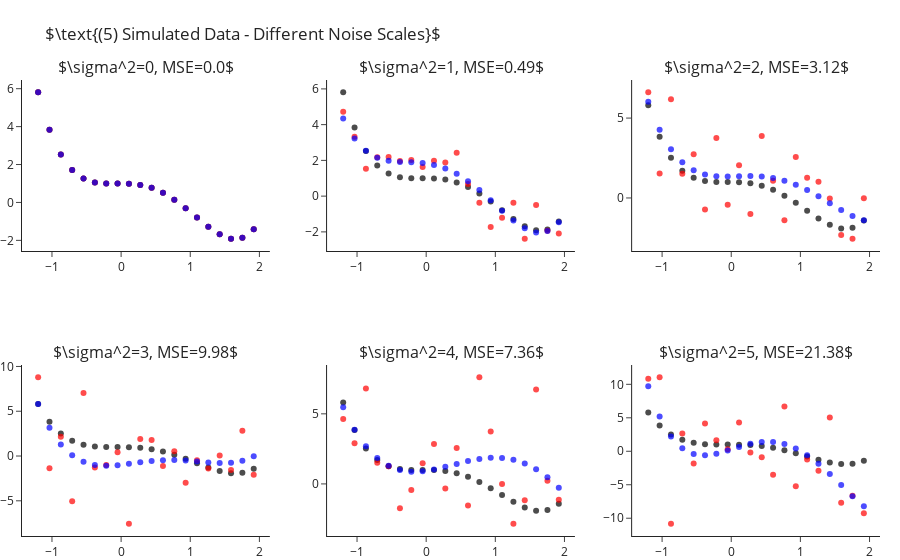

The cell this chart's notebook holds for it:
### Markdown cell above
How is it that we are able to fit "better" models for $k$s larger than the true one? As we increase $k$ we enable the model
more "degrees of freedom" to try and adapt itself to the observed data. The higher $k$ the more the learner will "go after
the noise" and miss the real signal of the data. In other words, what we have just observed is what is known as **overfitting**.

Later in the course we will learn methods for detection and avoidance of overfitting.


## Fitting Polynomial Over Different Sample Noise Levels

Next, let us set $k=4$ (the true values) and study the outputted models when training over different noise levels. Though
we will only be changing the scale of the noise (i.e. the variance, $\sigma^2$), changing other properties such as its
distribution is interesting too. As we would expect, as we increase the scale of the noise our error increases. We can
observe this also in a visual manner, where the fitted polynomial (in blue) less and less resembles the actual model (in black).

### Code cell
scales = range(6)
fig = make_subplots(2, 3, subplot_titles=list(map(str, scales)))
for i, s in enumerate(scales):
    r,c = i//3+1, i%3+1
    
    y = y_ + np.random.normal(scale=s, size=len(y_))
    y_hat = make_pipeline(PolynomialFeatures(4), LinearRegression(fit_intercept=False)).fit(X, y).predict(X)

    fig.add_traces([go.Scatter(x=x, y=y_, mode="markers", name="Real Points",  marker=dict(color="black", opacity=.7), showlegend=False),
                    go.Scatter(x=x, y=y, mode="markers", name="Observed Points",  marker=dict(color="red", opacity=.7), showlegend=False),
                    go.Scatter(x=x, y=y_hat, mode="markers", name="Predicted Points",  marker=dict(color="blue", opacity=.7), showlegend=False)], rows=r, cols=c)
    fig["layout"]["annotations"][i]["text"] = rf"$\sigma^2={{0}}, MSE={{1}}$".format(s, round(np.mean((y-y_hat)**2), 2))

fig.update_layout(title=r"$\text{(5) Simulated Data - Different Noise Scales}$", margin=dict(t=80)).show()

### Figure 1 — Plotly figure (JSON) as saved in the notebook; plotly's stock layout.template omitted (floating-point values rounded to 4 significant figures)
{"data": [{"marker": {"color": "black", "opacity": 0.7}, "mode": "markers", "name": "Real Points", "showlegend": false, "type": "scatter", "x": [-1.2, -1.036, -0.8718, -0.7077, -0.5436, -0.3795, -0.2154, -0.05128, 0.1128, 0.2769, 0.441, 0.6051, 0.7692, 0.9333, 1.097, 1.262, 1.426, 1.59, 1.754, 1.918], "xaxis": "x", "y": [5.81, 3.838, 2.523, 1.709, 1.261, 1.058, 0.9989, 0.999, 0.9909, 0.9251, 0.769, 0.5078, 0.1439, -0.3028, -0.7951, -1.278, -1.68, -1.912, -1.866, -1.418], "yaxis": "y"}, {"marker": {"color": "red", "opacity": 0.7}, "mode": "markers", "name": "Observed Points", "showlegend": false, "type": "scatter", "x": [-1.2, -1.036, -0.8718, -0.7077, -0.5436, -0.3795, -0.2154, -0.05128, 0.1128, 0.2769, 0.441, 0.6051, 0.7692, 0.9333, 1.097, 1.262, 1.426, 1.59, 1.754, 1.918], "xaxis": "x", "y": [5.81, 3.838, 2.523, 1.709, 1.261, 1.058, 0.9989, 0.999, 0.9909, 0.9251, 0.769, 0.5078, 0.1439, -0.3028, -0.7951, -1.278, -1.68, -1.912, -1.866, -1.418], "yaxis": "y"}, {"marker": {"color": "blue", "opacity": 0.7}, "mode": "markers", "name": "Predicted Points", "showlegend": false, "type": "scatter", "x": [-1.2, -1.036, -0.8718, -0.7077, -0.5436, -0.3795, -0.2154, -0.05128, 0.1128, 0.2769, 0.441, 0.6051, 0.7692, 0.9333, 1.097, 1.262, 1.426, 1.59, 1.754, 1.918], "xaxis": "x", "y": [5.81, 3.838, 2.523, 1.709, 1.261, 1.058, 0.9989, 0.999, 0.9909, 0.9251, 0.769, 0.5078, 0.1439, -0.3028, -0.7951, -1.278, -1.68, -1.912, -1.866, -1.418], "yaxis": "y"}, {"marker": {"color": "black", "opacity": 0.7}, "mode": "markers", "name": "Real Points", "showlegend": false, "type": "scatter", "x": [-1.2, -1.036, -0.8718, -0.7077, -0.5436, -0.3795, -0.2154, -0.05128, 0.1128, 0.2769, 0.441, 0.6051, 0.7692, 0.9333, 1.097, 1.262, 1.426, 1.59, 1.754, 1.918], "xaxis": "x2", "y": [5.81, 3.838, 2.523, 1.709, 1.261, 1.058, 0.9989, 0.999, 0.9909, 0.9251, 0.769, 0.5078, 0.1439, -0.3028, -0.7951, -1.278, -1.68, -1.912, -1.866, -1.418], "yaxis": "y2"}, {"marker": {"color": "red", "opacity": 0.7}, "mode": "markers", "name": "Observed Points", "showlegend": false, "type": "scatter", "x": [-1.2, -1.036, -0.8718, -0.7077, -0.5436, -0.3795, -0.2154, -0.05128, 0.1128, 0.2769, 0.441, 0.6051, 0.7692, 0.9333, 1.097, 1.262, 1.426, 1.59, 1.754, 1.918], "xaxis": "x2", "y": [4.719, 3.324, 1.539, 2.177, 2.187, 1.967, 2.024, 1.625, 1.985, 1.877, 2.431, 0.6845, -0.3638, -1.733, -1.21, -0.3718, -2.382, -0.4899, -1.942, -2.089], "yaxis": "y2"}, {"marker": {"color": "blue", "opacity": 0.7}, "mode": "markers", "name": "Predicted Points", "showlegend": false, "type": "scatter", "x": [-1.2, -1.036, -0.8718, -0.7077, -0.5436, -0.3795, -0.2154, -0.05128, 0.1128, 0.2769, 0.441, 0.6051, 0.7692, 0.9333, 1.097, 1.262, 1.426, 1.59, 1.754, 1.918], "xaxis": "x2", "y": [4.341, 3.225, 2.536, 2.154, 1.976, 1.912, 1.89, 1.85, 1.747, 1.552, 1.25, 0.8397, 0.3368, -0.2298, -0.8159, -1.363, -1.796, -2.029, -1.957, -1.463], "yaxis": "y2"}, {"marker": {"color": "black", "opacity": 0.7}, "mode": "markers", "name": "Real Points", "showlegend": false, "type": "scatter", "x": [-1.2, -1.036, -0.8718, -0.7077, -0.5436, -0.3795, -0.2154, -0.05128, 0.1128, 0.2769, 0.441, 0.6051, 0.7692, 0.9333, 1.097, 1.262, 1.426, 1.59, 1.754, 1.918], "xaxis": "x3", "y": [5.81, 3.838, 2.523, 1.709, 1.261, 1.058, 0.9989, 0.999, 0.9909, 0.9251, 0.769, 0.5078, 0.1439, -0.3028, -0.7951, -1.278, -1.68, -1.912, -1.866, -1.418], "yaxis": "y3"}, {"marker": {"color": "red", "opacity": 0.7}, "mode": "markers", "name": "Observed Points", "showlegend": false, "type": "scatter", "x": [-1.2, -1.036, -0.8718, -0.7077, -0.5436, -0.3795, -0.2154, -0.05128, 0.1128, 0.2769, 0.441, 0.6051, 0.7692, 0.9333, 1.097, 1.262, 1.426, 1.59, 1.754, 1.918], "xaxis": "x3", "y": [6.614, 1.524, 6.173, 1.511, 2.732, -0.7176, 3.747, -0.4244, 2.053, -1.004, 3.872, 1.079, -1.387, 2.563, 1.265, 1.022, -0.03964, -2.322, -2.55, -0.01881], "yaxis": "y3"}, {"marker": {"color": "blue", "opacity": 0.7}, "mode": "markers", "name": "Predicted Points", "showlegend": false, "type": "scatter", "x": [-1.2, -1.036, -0.8718, -0.7077, -0.5436, -0.3795, -0.2154, -0.05128, 0.1128, 0.2769, 0.441, 0.6051, 0.7692, 0.9333, 1.097, 1.262, 1.426, 1.59, 1.754, 1.918], "xaxis": "x3", "y": [6.026, 4.276, 3.046, 2.229, 1.729, 1.463, 1.354, 1.337, 1.358, 1.373, 1.346, 1.254, 1.082, 0.8264, 0.4938, 0.1006, -0.3268, -0.7516, -1.127, -1.395], "yaxis": "y3"}, {"marker": {"color": "black", "opacity": 0.7}, "mode": "markers", "name": "Real Points", "showlegend": false, "type": "scatter", "x": [-1.2, -1.036, -0.8718, -0.7077, -0.5436, -0.3795, -0.2154, -0.05128, 0.1128, 0.2769, 0.441, 0.6051, 0.7692, 0.9333, 1.097, 1.262, 1.426, 1.59, 1.754, 1.918], "xaxis": "x4", "y": [5.81, 3.838, 2.523, 1.709, 1.261, 1.058, 0.9989, 0.999, 0.9909, 0.9251, 0.769, 0.5078, 0.1439, -0.3028, -0.7951, -1.278, -1.68, -1.912, -1.866, -1.418], "yaxis": "y4"}, {"marker": {"color": "red", "opacity": 0.7}, "mode": "markers", "name": "Observed Points", "showlegend": false, "type": "scatter", "x": [-1.2, -1.036, -0.8718, -0.7077, -0.5436, -0.3795, -0.2154, -0.05128, 0.1128, 0.2769, 0.441, 0.6051, 0.7692, 0.9333, 1.097, 1.262, 1.426, 1.59, 1.754, 1.918], "xaxis": "x4", "y": [8.79, -1.369, 2.148, -5.053, 7.047, -1.28, -0.998, 0.4249, -7.557, 1.904, 1.802, -1.126, 0.5289, -2.993, -0.4818, -1.392, 0.04508, -1.548, 2.809, -2.082], "yaxis": "y4"}, {"marker": {"color": "blue", "opacity": 0.7}, "mode": "markers", "name": "Predicted Points", "showlegend": false, "type": "scatter", "x": [-1.2, -1.036, -0.8718, -0.7077, -0.5436, -0.3795, -0.2154, -0.05128, 0.1128, 0.2769, 0.441, 0.6051, 0.7692, 0.9333, 1.097, 1.262, 1.426, 1.59, 1.754, 1.918], "xaxis": "x4", "y": [5.805, 3.15, 1.294, 0.07944, -0.6397, -0.9908, -1.085, -1.018, -0.8687, -0.6993, -0.5562, -0.4694, -0.4528, -0.5035, -0.6028, -0.7154, -0.7899, -0.7583, -0.5367, -0.02457], "yaxis": "y4"}, {"marker": {"color": "black", "opacity": 0.7}, "mode": "markers", "name": "Real Points", "showlegend": false, "type": "scatter", "x": [-1.2, -1.036, -0.8718, -0.7077, -0.5436, -0.3795, -0.2154, -0.05128, 0.1128, 0.2769, 0.441, 0.6051, 0.7692, 0.9333, 1.097, 1.262, 1.426, 1.59, 1.754, 1.918], "xaxis": "x5", "y": [5.81, 3.838, 2.523, 1.709, 1.261, 1.058, 0.9989, 0.999, 0.9909, 0.9251, 0.769, 0.5078, 0.1439, -0.3028, -0.7951, -1.278, -1.68, -1.912, -1.866, -1.418], "yaxis": "y5"}, {"marker": {"color": "red", "opacity": 0.7}, "mode": "markers", "name": "Observed Points", "showlegend": false, "type": "scatter", "x": [-1.2, -1.036, -0.8718, -0.7077, -0.5436, -0.3795, -0.2154, -0.05128, 0.1128, 0.2769, 0.441, 0.6051, 0.7692, 0.9333, 1.097, 1.262, 1.426, 1.59, 1.754, 1.918], "xaxis": "x5", "y": [4.628, 2.904, 6.817, 1.518, 1.269, -1.734, -0.4424, 1.482, 2.854, -0.3343, 2.571, -1.543, 7.607, 3.747, -0.00504, -2.839, -1.17, 6.74, 0.2296, -1.122], "yaxis": "y5"}, {"marker": {"color": "blue", "opacity": 0.7}, "mode": "markers", "name": "Predicted Points", "showlegend": false, "type": "scatter", "x": [-1.2, -1.036, -0.8718, -0.7077, -0.5436, -0.3795, -0.2154, -0.05128, 0.1128, 0.2769, 0.441, 0.6051, 0.7692, 0.9333, 1.097, 1.262, 1.426, 1.59, 1.754, 1.918], "xaxis": "x5", "y": [5.472, 3.874, 2.684, 1.844, 1.297, 0.9906, 0.8748, 0.9028, 1.031, 1.219, 1.429, 1.627, 1.782, 1.867, 1.856, 1.728, 1.464, 1.049, 0.4702, -0.2806], "yaxis": "y5"}, {"marker": {"color": "black", "opacity": 0.7}, "mode": "markers", "name": "Real Points", "showlegend": false, "type": "scatter", "x": [-1.2, -1.036, -0.8718, -0.7077, -0.5436, -0.3795, -0.2154, -0.05128, 0.1128, 0.2769, 0.441, 0.6051, 0.7692, 0.9333, 1.097, 1.262, 1.426, 1.59, 1.754, 1.918], "xaxis": "x6", "y": [5.81, 3.838, 2.523, 1.709, 1.261, 1.058, 0.9989, 0.999, 0.9909, 0.9251, 0.769, 0.5078, 0.1439, -0.3028, -0.7951, -1.278, -1.68, -1.912, -1.866, -1.418], "yaxis": "y6"}, {"marker": {"color": "red", "opacity": 0.7}, "mode": "markers", "name": "Observed Points", "showlegend": false, "type": "scatter", "x": [-1.2, -1.036, -0.8718, -0.7077, -0.5436, -0.3795, -0.2154, -0.05128, 0.1128, 0.2769, 0.441, 0.6051, 0.7692, 0.9333, 1.097, 1.262, 1.426, 1.59, 1.754, 1.918], "xaxis": "x6", "y": [10.82, 11.05, -10.82, 2.67, -1.842, 4.161, 1.648, 0.3129, 4.292, -0.1888, -0.8927, -3.515, 6.679, -5.24, -1.23, -2.925, 5.058, -7.677, -6.642, -9.262], "yaxis": "y6"}, {"marker": {"color": "blue", "opacity": 0.7}, "mode": "markers", "name": "Predicted Points", "showlegend": false, "type": "scatter", "x": [-1.2, -1.036, -0.8718, -0.7077, -0.5436, -0.3795, -0.2154, -0.05128, 0.1128, 0.2769, 0.441, 0.6051, 0.7692, 0.9333, 1.097, 1.262, 1.426, 1.59, 1.754, 1.918], "xaxis": "x6", "y": [9.715, 5.201, 2.215, 0.4391, -0.4153, -0.6072, -0.366, 0.1086, 0.6465, 1.107, 1.38, 1.384, 1.068, 0.4091, -0.5841, -1.874, -3.394, -5.048, -6.708, -8.218], "yaxis": "y6"}], "layout": {"annotations": [{"font": {"size": 16}, "showarrow": false, "text": "$\\sigma^2=0, MSE=0.0$", "x": 0.1444, "xanchor": "center", "xref": "paper", "y": 1, "yanchor": "bottom", "yref": "paper"}, {"font": {"size": 16}, "showarrow": false, "text": "$\\sigma^2=1, MSE=0.49$", "x": 0.5, "xanchor": "center", "xref": "paper", "y": 1, "yanchor": "bottom", "yref": "paper"}, {"font": {"size": 16}, "showarrow": false, "text": "$\\sigma^2=2, MSE=3.12$", "x": 0.8556, "xanchor": "center", "xref": "paper", "y": 1, "yanchor": "bottom", "yref": "paper"}, {"font": {"size": 16}, "showarrow": false, "text": "$\\sigma^2=3, MSE=9.98$", "x": 0.1444, "xanchor": "center", "xref": "paper", "y": 0.375, "yanchor": "bottom", "yref": "paper"}, {"font": {"size": 16}, "showarrow": false, "text": "$\\sigma^2=4, MSE=7.36$", "x": 0.5, "xanchor": "center", "xref": "paper", "y": 0.375, "yanchor": "bottom", "yref": "paper"}, {"font": {"size": 16}, "showarrow": false, "text": "$\\sigma^2=5, MSE=21.38$", "x": 0.8556, "xanchor": "center", "xref": "paper", "y": 0.375, "yanchor": "bottom", "yref": "paper"}], "margin": {"t": 80}, "title": {"text": "$\\text{(5) Simulated Data - Different Noise Scales}$"}, "xaxis": {"anchor": "y", "domain": [0, 0.2889]}, "xaxis2": {"anchor": "y2", "domain": [0.3556, 0.6444]}, "xaxis3": {"anchor": "y3", "domain": [0.7111, 1]}, "xaxis4": {"anchor": "y4", "domain": [0, 0.2889]}, "xaxis5": {"anchor": "y5", "domain": [0.3556, 0.6444]}, "xaxis6": {"anchor": "y6", "domain": [0.7111, 1]}, "yaxis": {"anchor": "x", "domain": [0.625, 1]}, "yaxis2": {"anchor": "x2", "domain": [0.625, 1]}, "yaxis3": {"anchor": "x3", "domain": [0.625, 1]}, "yaxis4": {"anchor": "x4", "domain": [0, 0.375]}, "yaxis5": {"anchor": "x5", "domain": [0, 0.375]}, "yaxis6": {"anchor": "x6", "domain": [0, 0.375]}}}
